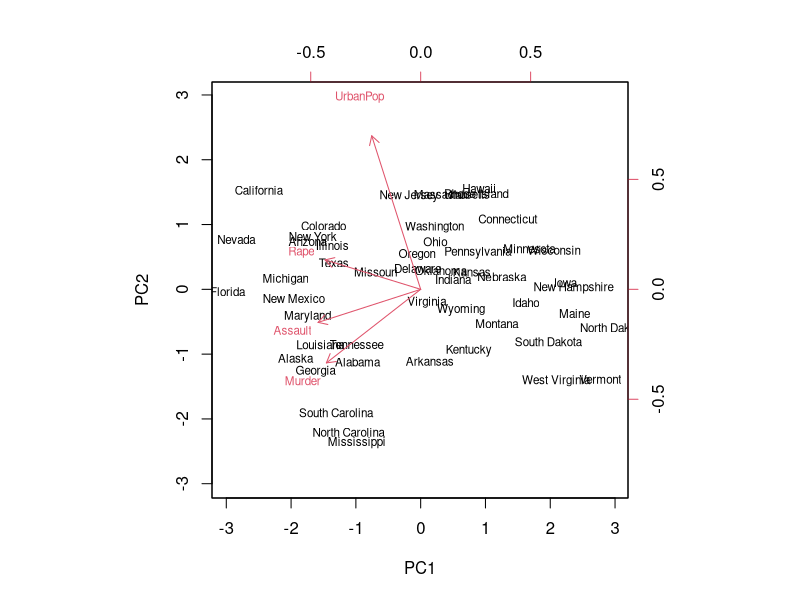
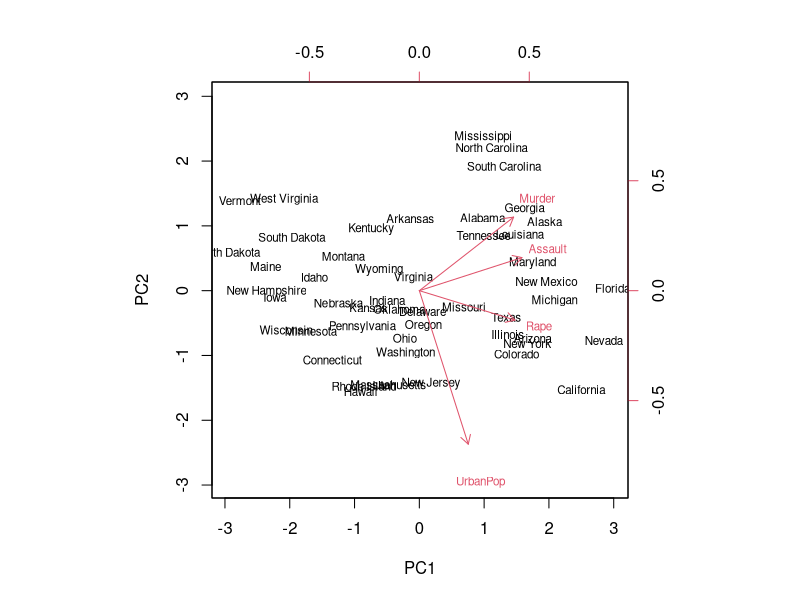
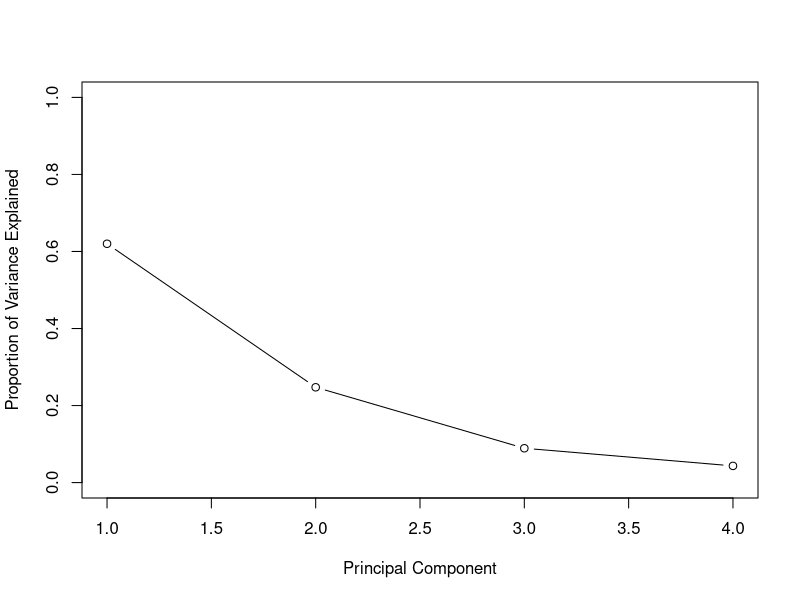
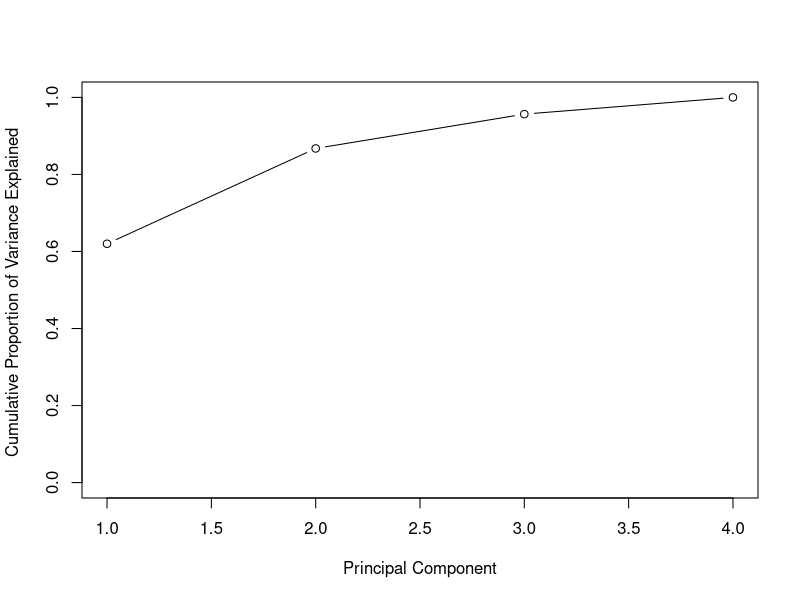
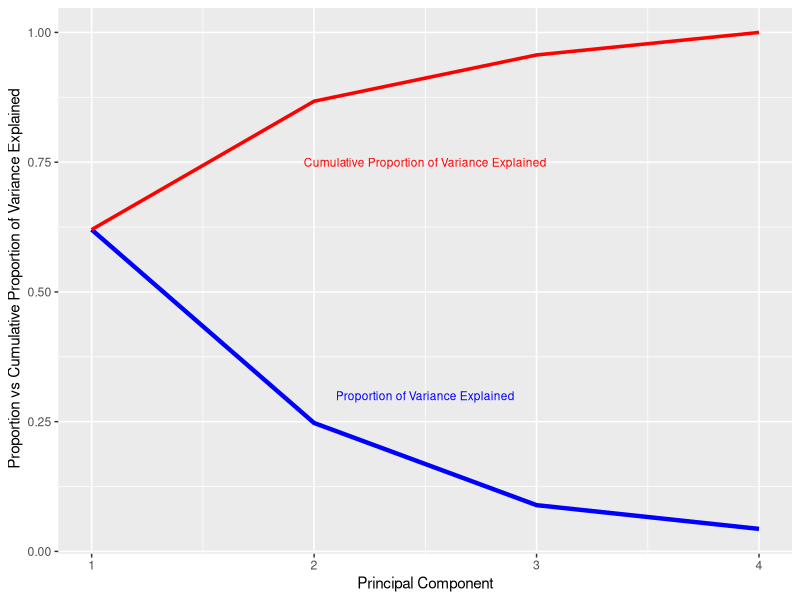
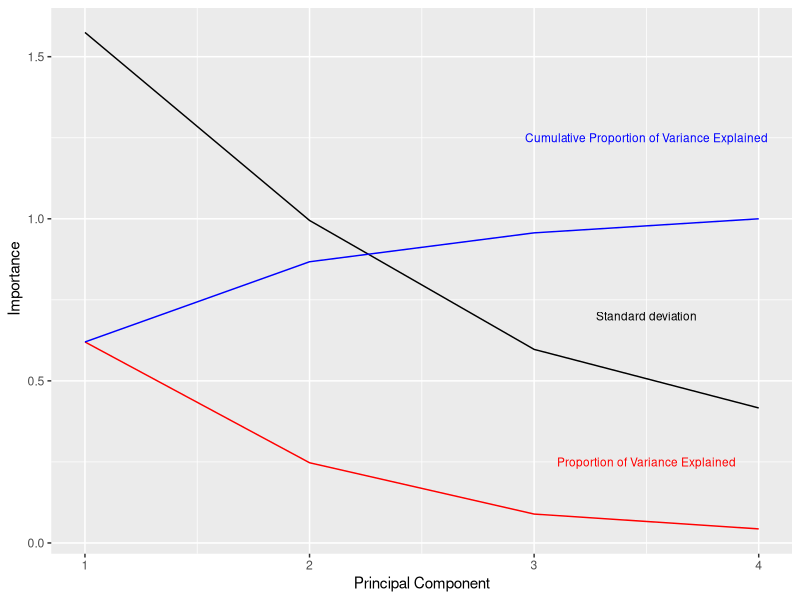

Source code (R) for these figures, in order:
## ---- chunk 1
summary(USArrests)
str(USArrests)

states <- row.names(USArrests)
states; 
writeLines('Names of the data frame \n  USArrests')
names(USArrests )
writeLines('Mean \n  USArrests'); apply(USArrests , 2, mean)
writeLines('Variance \n  USArrests'); apply(USArrests , 2, var)

## ---- chunk 2
pr.out <- prcomp(USArrests , scale =TRUE)
names(pr.out )

writeLines('\n Returns mean'); pr.out$center
writeLines('\n Returns standard deviation '); pr.out$scale
writeLines('\n')

# The rotation matrix provides the principal component loadings; each column of pr.out$rotation 
# contains the corresponding principal component loading vector
writeLines('\n Rotation Matrix \n These coordinates are the principal component scores.')
pr.out$rotation
writeLines('\n')
summary(pr.out)

writeLines('\n x dimension')
dim(pr.out$x)

## ---- chunk 3
# Plot the first two principal components as follows
# The scale=0 argument to biplot() ensures that the arrows are scaled to biplot() represent the loadings
biplot(pr.out , scale =0, cex = 0.7)

#the principal components are only unique up to a sign change
pr.out$rotation <- -pr.out$rotation
pr.out$x <- -pr.out$x
biplot(pr.out , scale = 0, cex = 0.7)
## ---- chunk 4
pr.var <- pr.out$sdev^2
pve <- pr.var/sum(pr.var )

pve
plot(pve , xlab=" Principal Component ", 
           ylab=" Proportion of Variance Explained ",
           ylim=c(0,1) ,type='b')

pr.var
plot(cumsum (pve ), xlab=" Principal Component ", 
           ylab ="Cumulative Proportion of Variance Explained ", 
           ylim=c(0,1) , type='b')

library(tidyverse)

p <- ggplot() + 
  geom_line(mapping = aes(x = 1:4,y = pve), color = "blue", size = 1.5)+
  geom_line(mapping = aes(x = 1:4,y = cumsum (pve )), color = "red", size = 1.2)+
  labs(x = " Principal Component ", y = " Proportion vs Cumulative Proportion of Variance Explained")

p+annotate("text", x = c(2.5,2.5), y =c(0.75,0.3), label = c("Cumulative Proportion of Variance Explained", "Proportion of Variance Explained"),color = c("red","blue"), size = 3)

## ---- chunk 5
names(summary(pr.out))
is.list(summary(pr.out))
importance <- summary(pr.out)$importance

ggplot()+
  geom_line(mapping = aes(x=1:4, y = importance[1,]))+
  geom_line(mapping = aes(x=1:4, y = importance[2,]), color = "red")+
  geom_line(mapping = aes(x=1:4, y = importance[3,]), color = "blue")+
  labs(x = " Principal Component ", y = " Importance")+
  annotate("text",x = c(3.5, 3.5, 3.5), 
           y = c(1.25, 0.7, 0.25), 
           label = c("Cumulative Proportion of Variance Explained", 
                     "Standard deviation",
                     "Proportion of Variance Explained"),
          color = c("blue", "black", "red"),
          size = 3)                    


